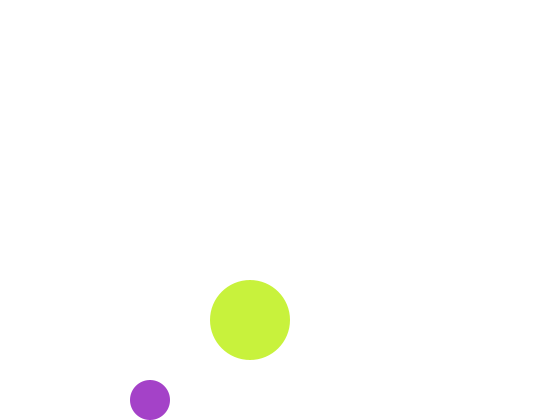
Frame 1 (no input)
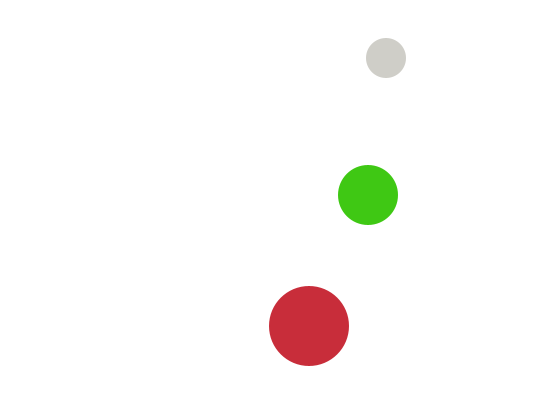
Frame 60 (the mouse pressed at the canvas centre just before this capture)
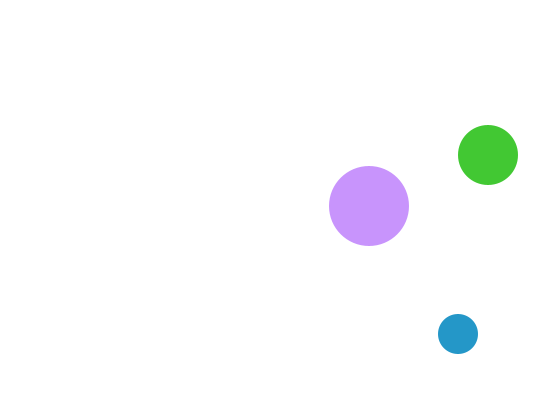
Frame 120 (the mouse held since frame 60 and released just before this capture)

The Processing sketch that drew these frames (run headless with seeded random() and noise(); from frame 60 on, the mouse is pressed at the canvas centre):

// Processing sketch: processing_70888
// ── processing_70888.pde

int circle_x=250;
int circle_y=300;
int circle_radius= 30;
int circlex_speed = 2;
int circley_speed = 5;

int circle2_x=150;
int circle2_y=400;
int circle2_radius= 20;
int circlex2_speed = 4;
int circley2_speed = 6;

int circle3_x=250;
int circle3_y=320;
int circle3_radius= 40;
int circlex3_speed = 1;
int circley3_speed = 2;



void setup() {
size(560, 420);


};

void draw() {
background(255);
noStroke();

//circle1
ellipse(circle_x, circle_y, circle_radius*2,circle_radius*2);
fill(random(255),random(255),200);
circle_x = circle_x + circlex_speed;

//bounce off the side
if((circle_x+circle_radius > width)||(circle_x-circle_radius < 0)){
circlex_speed=circlex_speed*-1;
};

circle_y = circle_y + circley_speed;
if((circle_y+circle_radius > height)||(circle_y-circle_radius < 0)){
circley_speed=circley_speed*-1;
};

//circle2
ellipse(circle2_x, circle2_y, circle2_radius*2,circle2_radius*2);
circle2_x = circle2_x + circlex2_speed;

if((circle2_x+circle2_radius > width)||(circle2_x-circle2_radius < 0)){
circlex2_speed=circlex2_speed*-1;
};

circle2_y = circle2_y + circley2_speed;
if((circle2_y+circle2_radius > height)||(circle2_y-circle2_radius < 0)){
circley2_speed=circley2_speed*-1;
};
fill(200,random(255),random(255));

//circle3
ellipse(circle3_x, circle3_y, circle3_radius*2,circle3_radius*2);
circle3_x = circle3_x + circlex3_speed;

if((circle3_x+circle3_radius > width)||(circle3_x-circle3_radius < 0)){
circlex3_speed=circlex3_speed*-1;
};

circle3_y = circle3_y + circley3_speed;
if((circle3_y+circle3_radius > height)||(circle3_y-circle3_radius < 0)){
circley3_speed=circley3_speed*-1;
};
fill(random(255),200,random(255));


};
